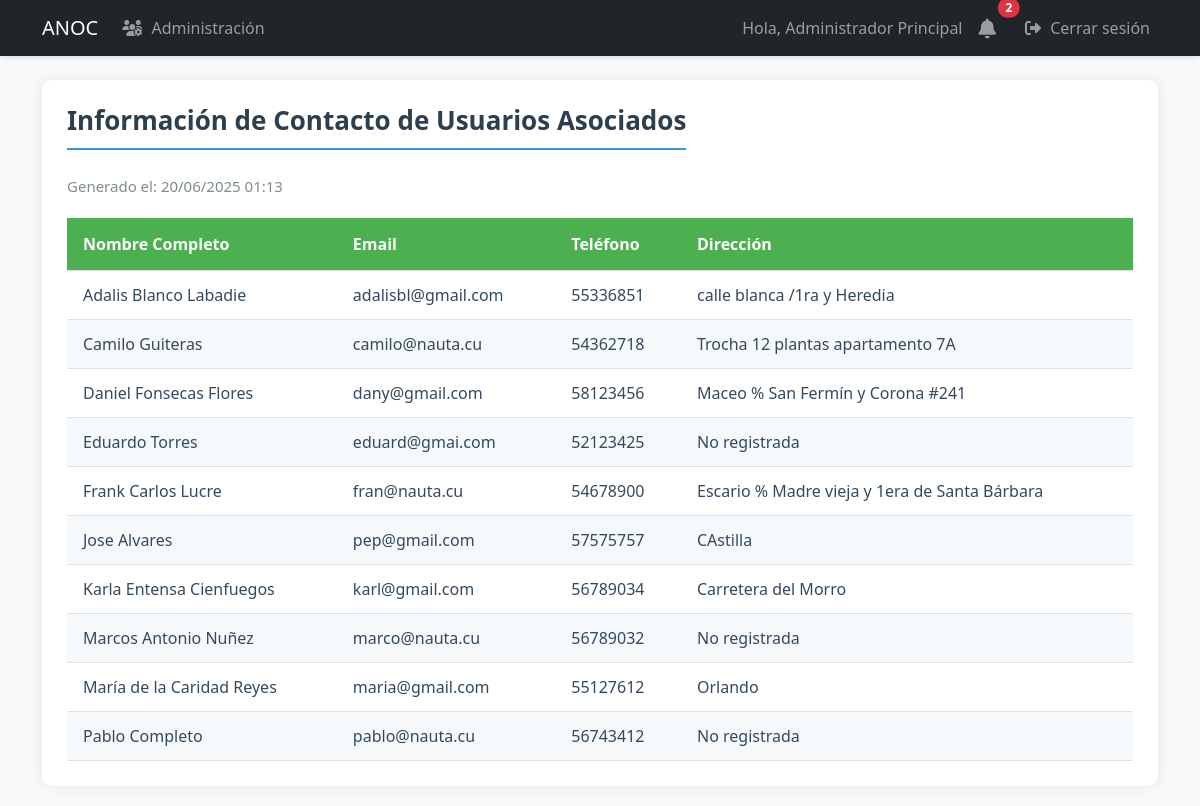
/reports/contact (signed in), run on an earlier commit of the app's database.
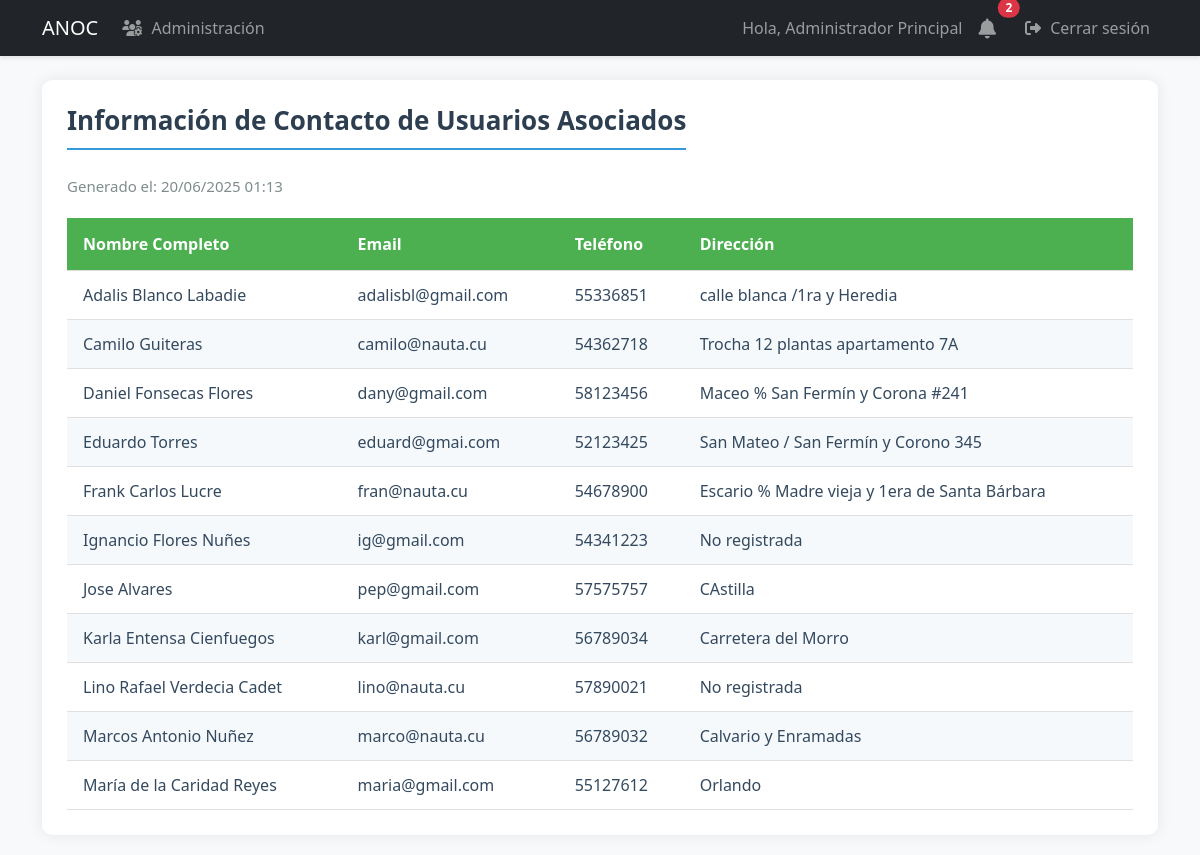
And on a later commit of the database.
### models.py (models this page shows, shortened)
class User(UserMixin, db.Model):
    id = db.Column(db.Integer, primary_key=True)
    username = db.Column(db.String(80), unique=True, nullable=False, index=True)
    email = db.Column(db.String(120), unique=True, nullable=False, index=True)
    password_hash = db.Column(db.String(128))
    role = db.Column(db.String(20), default='user')  # 'admin', 'specialist', 'dependiente', 'user'
    is_associated = db.Column(db.Boolean, default=False, nullable=False)
    full_name = db.Column(db.String(100), nullable=False)
    phone = db.Column(db.String(20), nullable=False)
    profile_image = db.Column(db.String(255))  # Ruta de la imagen de perfil
    last_login = db.Column(db.DateTime)  # Fecha del último inicio de sesión
    is_active = db.Column(db.Boolean, default=True)  # Para manejar cuentas activas/inactivas
    address = db.Column(db.String(200))  # Nuevo campo para dirección
    birds = db.relationship('UserBirds', backref='user', lazy=True, cascade='all, delete-orphan')
    awards = db.relationship('Award', backref='user', lazy=True, cascade='all, delete-orphan')
    notifications = db.relationship('Notification', backref='user', lazy=True)

### app.py (the view)
@app.route('/reports/contact')
@login_required
def contact_report():
    if current_user.role not in ['admin', 'specialist']:
        abort(403)
    associates = db.session.execute(
        select(User).where(User.is_associated == True).order_by(User.full_name)
    ).scalars()
    return render_template('reports/contact_report.html',
                         associates=associates,
                         now=datetime.utcnow())

### app.py (called while the page is built)
@login_manager.user_loader
def load_user(user_id):
    return db.session.get(User, int(user_id))

### templates/reports/contact_report.html (shortened to what this page needs)
{% extends "base.html" %}
{% block content %}
<div class="report-container">
    <h2 class="report-title">Información de Contacto de Usuarios Asociados</h2>
    <div class="report-header">
        <div class="report-meta">
            <span>Generado el: {{ now.strftime('%d/%m/%Y %H:%M') }}</span>
        </div>
    </div>
    <table class="report-table">
        <thead>
            <tr>
                <th>Nombre Completo</th>
                <th>Email</th>
                <th>Teléfono</th>
                <th>Dirección</th>
            </tr>
        </thead>
        <tbody>
            {% for user in associates %}
            <tr>
                <td>{{ user.full_name }}</td>
                <td>{{ user.email }}</td>
                <td>{{ user.phone }}</td>
                <td>{{ user.address or 'No registrada' }}</td>
            </tr>
            {% endfor %}
        </tbody>
    </table>
</div>
{% endblock %}

What changed in the data, as far as the page shows it:
no longer on this page (row edited): User: full_name "Pablo Completo", email "pablo@nauta.cu", phone "56743412", address "No registrada"
changed User "Eduardo Torres": address "No registrada" → "San Mateo / San Fermín y Corono 345"
added User: full_name "Ignancio Flores Nuñes", email "ig@gmail.com", phone "54341223", address "No registrada"
added User: full_name "Lino Rafael Verdecia Cadet", email "lino@nauta.cu", phone "57890021", address "No registrada"
changed User "Marcos Antonio Nuñez": address "No registrada" → "Calvario y Enramadas"
